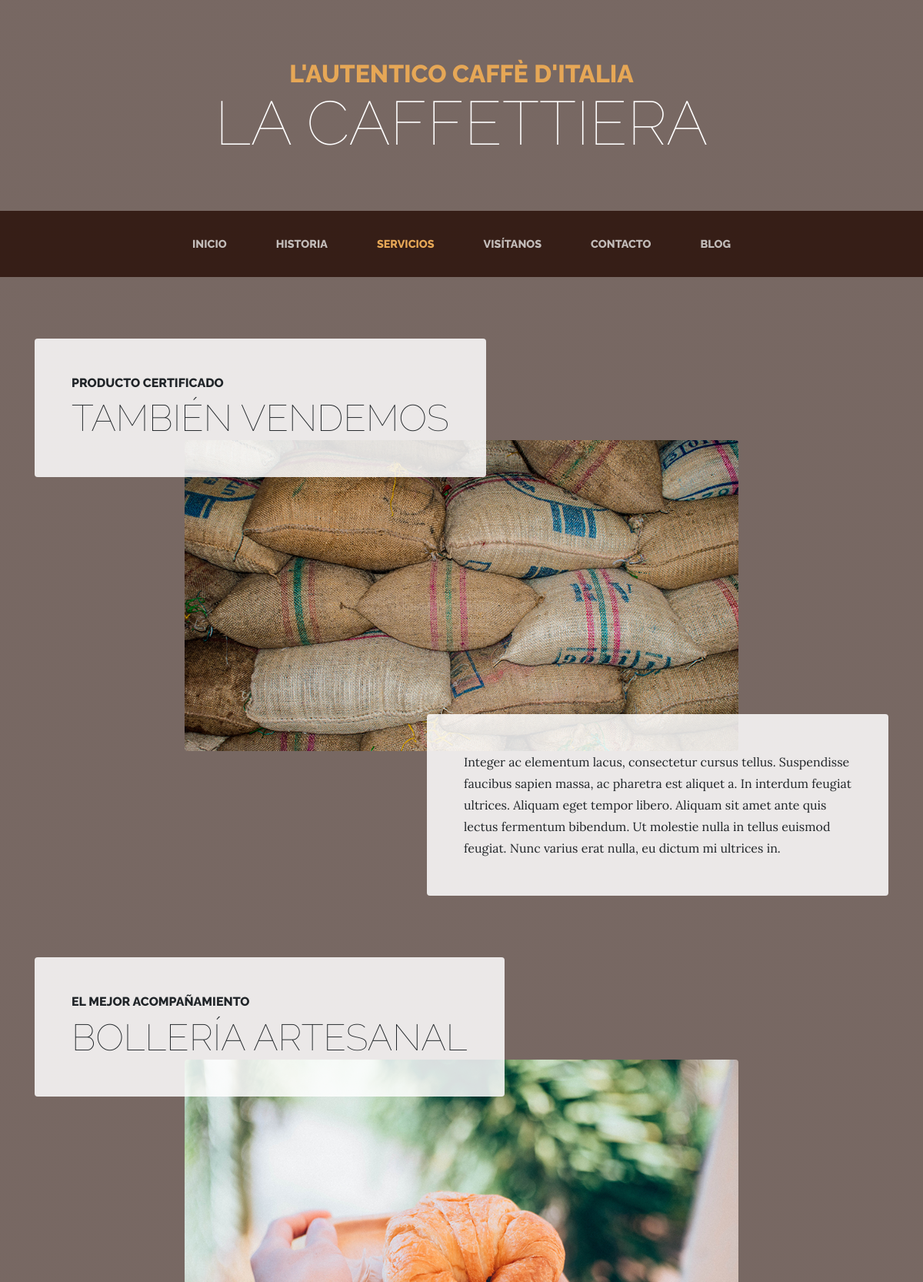
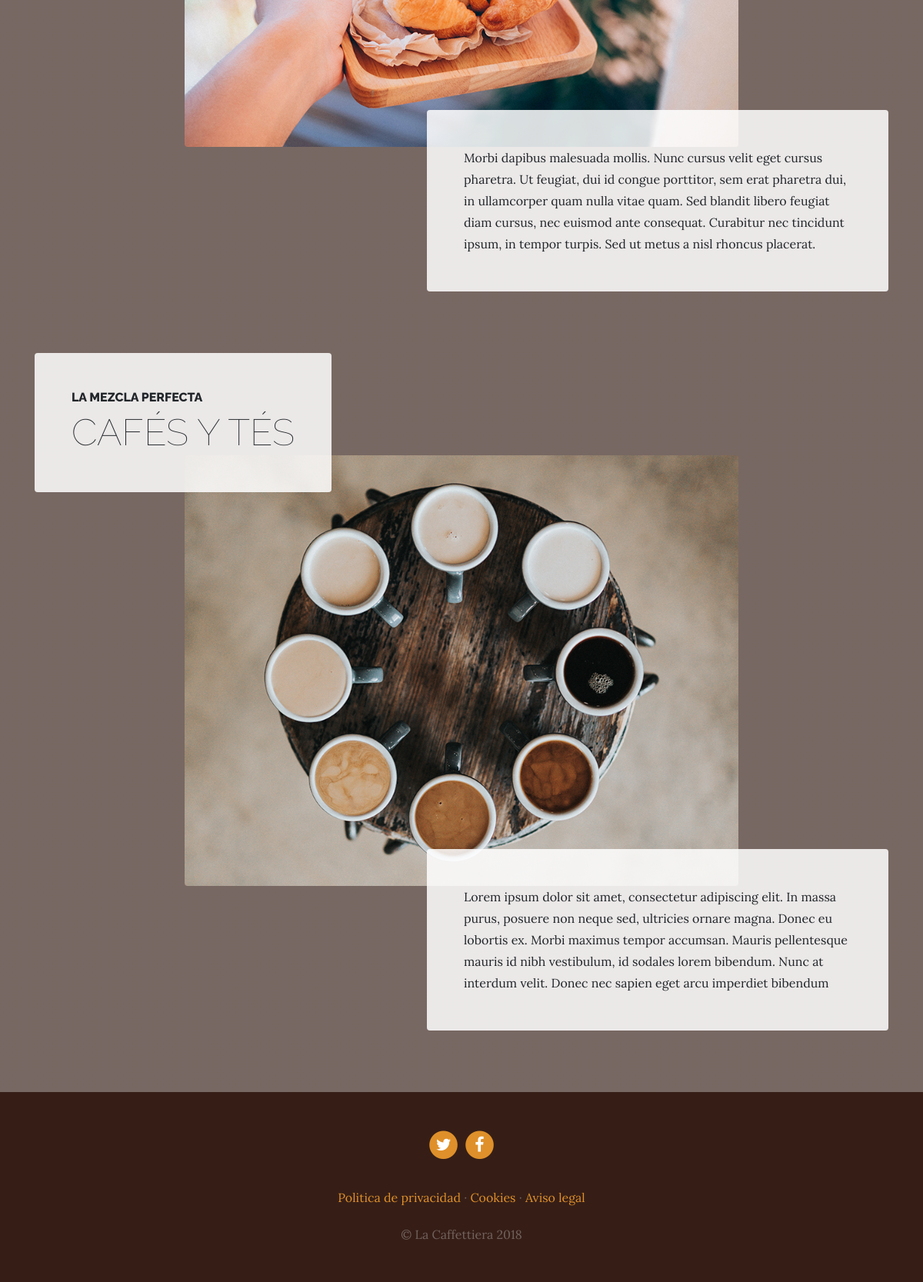
Page /services/ on the committed database (2 pictures, top to bottom).
### services/models.py (models this page shows, shortened)
class Service(models.Model):
  title = models.CharField(max_length=200, verbose_name='Título')
  subtitle = models.CharField(max_length=200, verbose_name='Subtítulo')
  content = models.TextField(verbose_name='Contenido')
  image = models.ImageField(verbose_name='Imagen', upload_to='services')
  created = models.DateTimeField(auto_now_add=True, verbose_name='Fecha de creación')
  updated = models.DateTimeField(auto_now=True, verbose_name='Fecha de edición')
  class Meta:
    verbose_name = 'servicio'
    verbose_name_plural = 'servicios'
    ordering = ['-created']

### pages/models.py (models this page shows, shortened)
class Page(models.Model):
    title = models.CharField(max_length=200, verbose_name='Título')
    content = RichTextField(verbose_name='Contenido')
    order = models.SmallIntegerField(default=0, verbose_name='Orden')
    created = models.DateTimeField(auto_now_add=True, verbose_name="Fecha de creación")
    updated = models.DateTimeField(auto_now=True, verbose_name="Fecha de edición")
    class Meta:
        verbose_name = "Página"
        verbose_name_plural = "Páginas"
        ordering = ['order', 'title']

### services/views.py (the view)
# urls.py: path('', views.services, name='services'),
def services(request):
  return render(request, 'services/services.html', {'services': Service.objects.all()})

### pages/templatetags/pages_extras.py (called while the page is built)
@register.simple_tag
def get_page_list():
    pages = Page.objects.all()
    return pages

### social/processors.py (called while the page is built)
def ctx_dict(request):
  ctx = {}
  links = Link.objects.all()
  for link in links:
    ctx[link.key] = link.url
  return ctx

### services/templates/services/services.html (shortened to what this page needs)
{% extends 'core/base.html' %}
{% load static %}
{% block content %}
  {% for service in services %}
    <section class="page-section">
      <div class="container">
        <div class="product-item">
          <div class="product-item-title d-flex">
            <div class="bg-faded p-5 d-flex mr-auto rounded">
              <h2 class="section-heading mb-0">
                <span class="section-heading-upper">{{service.title}}</span>
                <span class="section-heading-lower">{{service.subtitle}}</span>
              </h2>
            </div>
          </div>
          <img class="product-item-img mx-auto d-flex rounded img-fluid mb-3 mb-lg-0" src="{{service.image.url}}" alt="">
          <div class="product-item-description d-flex ml-auto">
            <div class="bg-faded p-5 rounded">
              <p class="mb-0">{{service.content}}</p>
            </div>
          </div>
        </div>
      </div>
    </section>
  {% endfor %}
{% endblock %}

### core/templates/core/base.html (shortened to what this page needs)
<!DOCTYPE html>
<html lang="es">
  <head>
    {% load static %}
    <link href="{% static 'core/vendor/bootstrap/css/bootstrap.min.css' %}" rel="stylesheet">
    <link href="{% static 'core/vendor/font-awesome/css/font-awesome.min.css' %}" rel="stylesheet" type="text/css">
    <link href="{% static 'core/css/business-casual.css' %}" rel="stylesheet">
  </head>
  <body>
    <h1 class="site-heading text-center text-white d-none d-lg-block">
      <span class="site-heading-upper text-primary mb-3">L'autentico caffè d'italia</span>
      <span class="site-heading-lower">La Caffettiera</span>
    </h1>
    <nav class="navbar navbar-expand-lg navbar-dark py-lg-4" id="mainNav">
      <div class="container">
        <div class="collapse navbar-collapse" id="navbarResponsive">
          <ul class="navbar-nav mx-auto">
            <li class="nav-item {% if request.path == '/' %}active{% endif %} px-lg-4">
              <a class="nav-link text-uppercase text-expanded" href="{% url 'home' %}">Inicio</a>
            </li>
            <li class="nav-item {% if request.path == '/about/' %}active{% endif %} px-lg-4">
              <a class="nav-link text-uppercase text-expanded" href="{% url 'about' %}">Historia</a>
            </li>
            <li class="nav-item {% if request.path == '/services/' %}active{% endif %} px-lg-4">
              <a class="nav-link text-uppercase text-expanded" href="{% url 'services' %}">Servicios</a>
            </li>
            <li class="nav-item {% if request.path == '/store/' %}active{% endif %} px-lg-4">
              <a class="nav-link text-uppercase text-expanded" href="{% url 'store' %}">Visítanos</a>
            </li>
            <li class="nav-item {% if request.path == '/contact/' %}active{% endif %} px-lg-4">
              <a class="nav-link text-uppercase text-expanded" href="{% url 'contact' %}">Contacto</a>
            </li>
            <li class="nav-item {% if request.path|slice:":6" == '/blog/' %}active{% endif %} px-lg-4">
              <a class="nav-link text-uppercase text-expanded" href="{% url 'blog' %}">Blog</a>
            </li>
          </ul>
        </div>
      </div>
    </nav>
    {% block content %} {% endblock %}
  <footer class="footer text-faded text-center py-5">
    <div class="container">
      <p class="m-0">
        {% if LINK_TWITTER %}
	        <a href="{{LINK_TWITTER}}" class="link">
	          <span class="fa-stack fa-lg">
	            <i class="fa fa-circle fa-stack-2x"></i>
	            <i class="fa fa-twitter fa-stack-1x fa-inverse"></i>
	          </span>
	        </a>
        {% endif %}
        {% if LINK_FACEBOOK %}
	        <a href="{{LINK_FACEBOOK}}" class="link">
	          <span class="fa-stack fa-lg">
	            <i class="fa fa-circle fa-stack-2x"></i>
	            <i class="fa fa-facebook fa-stack-1x fa-inverse"></i>
	          </span>
	        </a>
        {% endif %}
	    </p>
      <p class="m-0 mbt">
        {% load pages_extras %}
        {% get_page_list as page_list %}
        {% for page in page_list %}
          <a href="{% url 'page' page.id page.title|slugify %}" class="link">{{page.title}}</a>{% if not forloop.last %} ·{% endif %}
        {% endfor %}
		  </p>
      <p class="m-0 mbt1">&copy; La Caffettiera 2018</p>
    </div>
	</footer>
  </body>
</html>

### core/static/core/css/business-casual.css (style rules this page uses)
body { font-family: 'Lora'; background: linear-gradient(rgba(47, 23, 15, 0.65), rgba(47, 23, 15, 0.65)), url("../img/bg.jpg"); background-attachment: fixed; background-position: center; background-size: cover; }
h1, h2, h3, h4, h5, h6 { font-family: 'Raleway'; }
p { line-height: 1.75; }
.text-faded { color: rgba(255, 255, 255, 0.3); }
.site-heading { margin-top: 5rem; margin-bottom: 5rem; text-transform: uppercase; line-height: 1; font-family: 'Raleway'; }
.site-heading .site-heading-upper { display: block; font-size: 2rem; font-weight: 800; }
.site-heading .site-heading-lower { font-size: 5rem; font-weight: 100; line-height: 4rem; }
.page-section { margin-top: 5rem; margin-bottom: 5rem; }
.section-heading { text-transform: uppercase; }
.section-heading .section-heading-upper { display: block; font-size: 1rem; font-weight: 800; padding-bottom:.5rem; }
.section-heading .section-heading-lower { display: block; font-size: 3rem; font-weight: 100; }
.bg-faded { background-color: rgba(255, 255, 255, 0.85); }
#mainNav { background-color: rgba(47, 23, 15, 0.9); font-family: 'Raleway'; }
#mainNav .navbar-nav .nav-item .nav-link { color: rgba(255, 255, 255, 0.7); font-weight: 800; }
#mainNav .navbar-nav .nav-item.active .nav-link { color: #e6a756; }
@media (min-width: 992px) { #mainNav .navbar-nav .nav-item .nav-link { font-size: 0.9rem; } }
@media (min-width: 992px) { .product-item .product-item-title { position: relative; z-index: 1; margin-bottom: -3rem; } }
@media (min-width: 992px) { .product-item .product-item-img { position: relative; z-index: 0; max-width: 60vw; } }
@media (min-width: 992px) { .product-item .product-item-description { position: relative; z-index: 1; margin-top: -3rem; max-width: 50vw; } }
.footer { background-color: rgba(47, 23, 15, 0.9); }
.text-primary { color: #e6a756 !important; }
.mbt { padding-top: 2rem; }
.mbt1 { padding-top: 1.25rem; }
a.link { color: #df902a; }

### rows in the picture
Service: title "PRODUCTO CERTIFICADO", subtitle "TAMBIÉN VENDEMOS", image (picture), content "Integer ac elementum lacus, consectetur cursus tellus. Suspendisse faucibus sapien massa, ac pharetra est aliquet a. In interdum feugiat ultrices. Aliquam eget tempor libero. Aliquam sit amet ante quis lectus fermentum bibendum. Ut molestie nulla in tellus euismod feugiat. Nunc varius erat nulla, eu dictum mi ultrices in."
Service: title "EL MEJOR ACOMPAÑAMIENTO", subtitle "BOLLERÍA ARTESANAL", image (picture), content "Morbi dapibus malesuada mollis. Nunc cursus velit eget cursus pharetra. Ut feugiat, dui id congue porttitor, sem erat pharetra dui, in ullamcorper quam nulla vitae quam. Sed blandit libero feugiat diam cursus, nec euismod ante consequat. Curabitur nec tincidunt ipsum, in tempor turpis. Sed ut metus a nisl rhoncus placerat."
Service: title "LA MEZCLA PERFECTA", subtitle "CAFÉS Y TÉS", image (picture), content "Lorem ipsum dolor sit amet, consectetur adipiscing elit. In massa purus, posuere non neque sed, ultricies ornare magna. Donec eu lobortis ex. Morbi maximus tempor accumsan. Mauris pellentesque mauris id nibh vestibulum, id sodales lorem bibendum. Nunc at interdum velit. Donec nec sapien eget arcu imperdiet bibendum"
Page: title "Politica de privacidad"
Page: title "Cookies"
Page: title "Aviso legal"
